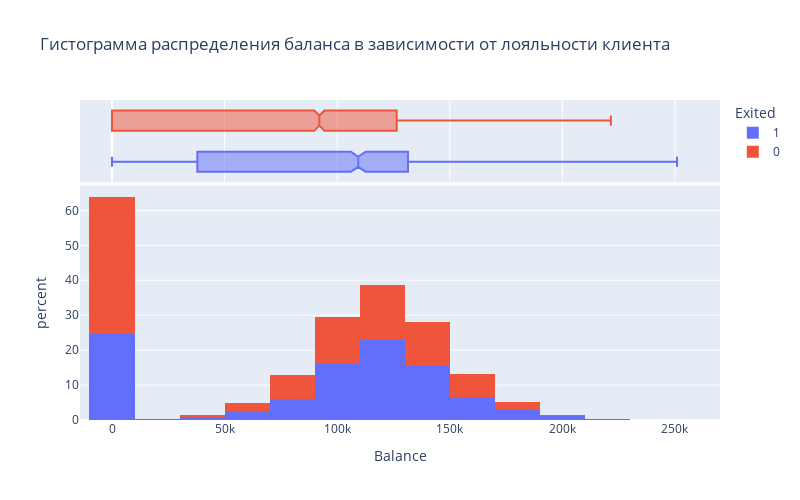

The notebook cell this image was saved under:
### Markdown cell above
## 9.3.
Посмотрите на распределение баланса клиента в разрезе признака оттока. Как различаются суммы на накопительном счёте ушедших и лояльных клиентов? Подумайте и напишите, с чем это может быть связано, что может не устраивать ушедших клиентов в банке.

### Code cell
fig = px.histogram(
    data_frame= churn_data,
    x='Balance',
    color = "Exited",
    nbins=15,
    title='Гистограмма распределения баланса в зависимости от лояльности клиента',
    width=800,
    height=500,
    marginal='box',
    histnorm='percent'
)
fig.show()

### Figure 1 — Plotly figure (JSON) as saved in the notebook; plotly's stock layout.template omitted (floating-point values rounded to 4 significant figures; data arrays with more than 128 entries replaced by an {"elided": "..."} marker saying what was removed)
{"data": [{"alignmentgroup": "True", "bingroup": "x", "histnorm": "percent", "hovertemplate": "Exited=1<br>Balance=%{x}<br>percent=%{y}<extra></extra>", "legendgroup": "1", "marker": {"color": "#636efa", "pattern": {"shape": ""}}, "name": "1", "nbinsx": 15, "offsetgroup": "1", "orientation": "v", "showlegend": true, "type": "histogram", "x": {"elided": "2037 float values"}, "xaxis": "x", "yaxis": "y"}, {"alignmentgroup": "True", "hovertemplate": "Exited=1<br>Balance=%{x}<extra></extra>", "legendgroup": "1", "marker": {"color": "#636efa"}, "name": "1", "notched": true, "offsetgroup": "1", "showlegend": false, "type": "box", "x": {"elided": "2037 float values"}, "xaxis": "x2", "yaxis": "y2"}, {"alignmentgroup": "True", "bingroup": "x", "histnorm": "percent", "hovertemplate": "Exited=0<br>Balance=%{x}<br>percent=%{y}<extra></extra>", "legendgroup": "0", "marker": {"color": "#EF553B", "pattern": {"shape": ""}}, "name": "0", "nbinsx": 15, "offsetgroup": "0", "orientation": "v", "showlegend": true, "type": "histogram", "x": {"elided": "7963 float values"}, "xaxis": "x", "yaxis": "y"}, {"alignmentgroup": "True", "hovertemplate": "Exited=0<br>Balance=%{x}<extra></extra>", "legendgroup": "0", "marker": {"color": "#EF553B"}, "name": "0", "notched": true, "offsetgroup": "0", "showlegend": false, "type": "box", "x": {"elided": "7963 float values"}, "xaxis": "x2", "yaxis": "y2"}], "layout": {"barmode": "relative", "height": 500, "legend": {"title": {"text": "Exited"}, "tracegroupgap": 0}, "title": {"text": "Гистограмма распределения баланса в зависимости от лояльности клиента"}, "width": 800, "xaxis": {"anchor": "y", "domain": [0, 1], "title": {"text": "Balance"}}, "xaxis2": {"anchor": "y2", "domain": [0, 1], "matches": "x", "showgrid": true, "showticklabels": false}, "yaxis": {"anchor": "x", "domain": [0, 0.7326], "title": {"text": "percent"}}, "yaxis2": {"anchor": "x2", "domain": [0.7426, 1], "matches": "y2", "showgrid": false, "showline": false, "showticklabels": false, "ticks": ""}}}
